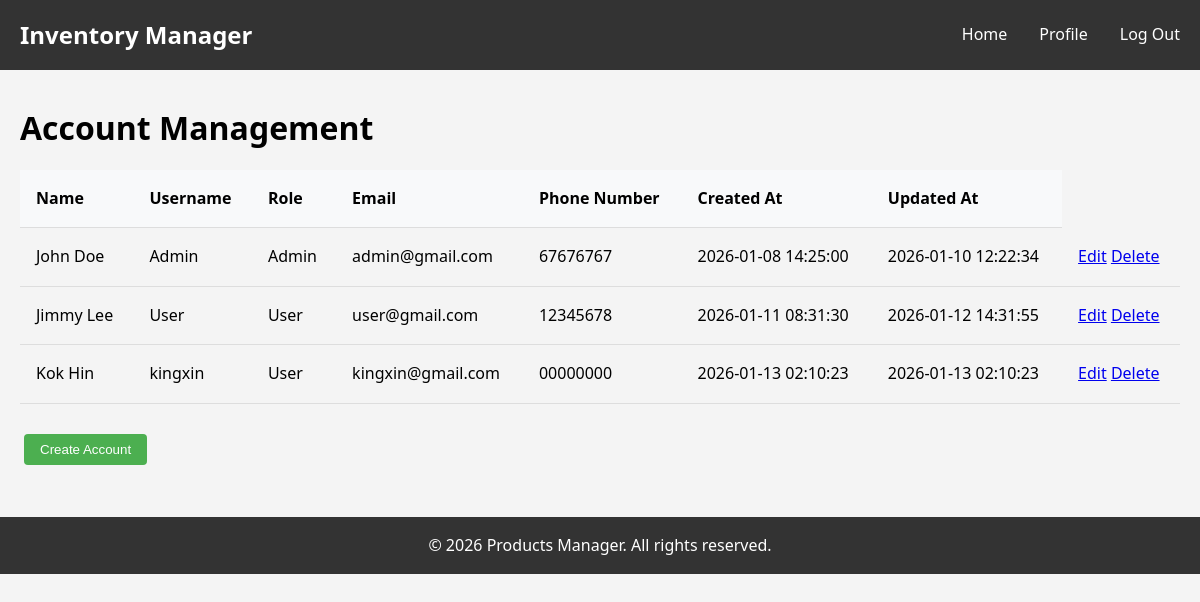
Page /pages/account_management.php (signed in) on the committed database.
### tables this page shows
CREATE TABLE `users` (
  `id` int(11) NOT NULL,
  `email` varchar(255) NOT NULL,
  `username` varchar(100) NOT NULL,
  `password_hash` varchar(255) NOT NULL,
   
  `role` enum('Admin','User','Inventory Manager') NOT NULL DEFAULT 'User',
  `first_name` varchar(100) NOT NULL,
  `last_name` varchar(100) NOT NULL,
  `phone_number` varchar(10) NOT NULL,
  `created_at` timestamp NOT NULL DEFAULT current_timestamp(),
  `updated_at` timestamp NOT NULL DEFAULT current_timestamp() ON UPDATE current_timestamp()
);

### pages/account_management.php (the view, shortened to what this page needs)
<?php
require_once __DIR__ . '/../config/config.php';
?>
<?php
    $acc_info = [];
    $sql = "SELECT id, email, username, role, first_name, last_name, phone_number, created_at, updated_at FROM users";
        $stmt = $conn->prepare($sql);
        if ($stmt->execute()) {
            $result = $stmt->get_result();
            while ($row = $result->fetch_assoc()) {
                $acc_info[] = $row;
            }
        } else {
            $message = "Error fetching accounts: " . $conn->error;
        }
?>
<!DOCTYPE html>
<html lang="en">
<head>
    <link rel="stylesheet" href="<?php echo BASE_URL; ?>/css/style.css">
</head>
<body>
    <?php include __DIR__ . '/../includes/header.php'; ?>
    <div class="container">
        <h1>Account Management</h1>
        <table>
            <thead>
                <tr>
                    <th>Name</th>
                    <th>Username</th>
                    <th>Role</th>
                    <th>Email</th>
                    <th>Phone Number</th>
                    <th>Created At</th>
                    <th>Updated At</th>
                </tr>
            </thead>
            <tbody>
                <?php foreach ($acc_info as $acc): ?>
                <tr>
                    <td><?php echo htmlspecialchars($acc["first_name"] . " " . $acc["last_name"]); ?></td>
                    <td><?php echo htmlspecialchars($acc["username"]); ?></td>
                    <td><?php echo htmlspecialchars($acc["role"]); ?></td>
                    <td><?php echo htmlspecialchars($acc["email"]); ?></td>
                    <td><?php echo htmlspecialchars($acc["phone_number"]); ?></td>
                    <td><?php echo htmlspecialchars($acc["created_at"]); ?></td>
                    <td><?php echo htmlspecialchars($acc["updated_at"]); ?></td>
                    <td>
                        <a href="edit_account.php?id=<?php echo $acc["id"]; ?>">Edit</a>
                        <a href="delete_account.php?id=<?php echo $acc["id"]; ?>">Delete</a>
                    </td>
                </tr>
                <?php endforeach; ?>
            </tbody>
        </table>
        <br>
        <button type="button" class="btn btn-primary" onclick="window.location.href='create_account.php';">Create Account</button>
    </div>
    <?php include __DIR__ . '/../includes/footer.php'; ?>
</body>
</html>

### includes/header.php
<nav class="navbar">
    <div class="container">
        <h1>Inventory Manager</h1>
        <ul>
            <?php if (isset($_SESSION["username"])): ?>
                <?php if ($_SESSION["role"] === "User"): ?>
                    <li><a href="<?php echo BASE_URL; ?>/pages/index_user.php">Home</a></li>
                <?php elseif ($_SESSION["role"] === "Admin"): ?>
                    <li><a href="<?php echo BASE_URL; ?>/pages/index_admin.php">Home</a></li>
                <?php endif; ?>
                <li><a href="<?php echo BASE_URL; ?>/pages/profile.php">Profile</a></li>
                <li><a href="<?php echo BASE_URL; ?>/pages/logout.php">Log Out</a></li>
            <?php endif; ?>
        </ul>
    </div>
</nav>

### includes/footer.php
<footer>
    <div class="container">
        <p>&copy; <?php echo date('Y'); ?> Products Manager. All rights reserved.</p>
    </div>
</footer>

### css/style.css (style rules this page uses)
* { margin: 0; padding: 0; box-sizing: border-box; }
html, body { height: 100%; }
body { font-family: 'Segoe UI', Tahoma, Geneva, Verdana, sans-serif; background-color: #f4f4f4; line-height: 1.6; display: flex; flex-direction: column; }
.container { max-width: 1200px; width: 100%; margin: 0 auto; padding: 0 20px; }
.navbar { background-color: #333; color: white; padding: 1rem 0; margin-bottom: 2rem; width: 100%; }
.navbar .container { display: flex; justify-content: space-between; align-items: center; }
.navbar h1 { font-size: 1.5rem; }
.navbar ul { display: flex; list-style: none; gap: 2rem; }
.navbar a { color: white; text-decoration: none; transition: color 0.3s; }
.btn { display: inline-block; padding: 0.5rem 1rem; margin: 0.25rem; border: none; border-radius: 4px; cursor: pointer; text-decoration: none; transition: background-color 0.3s; }
.btn-primary { background-color: #4CAF50; color: white; }
footer { background-color: #333; color: white; text-align: center; padding: 1rem 0; margin-top: 3rem; width: 100%; }
table { width: 100%; border-collapse: collapse; margin-top: 1rem; }
table th, table td { padding: 1rem; text-align: left; border-bottom: 1px solid #ddd; }
table th { background-color: #f8f9fa; font-weight: bold; }

### rows in the picture
users: first_name+last_name "John Doe", username "Admin", role "Admin", email "admin@gmail.com", phone_number "67676767", created_at "2026-01-08 14:25:00", updated_at "2026-01-10 12:22:34"
users: first_name+last_name "Jimmy Lee", username "User", role "User", email "user@gmail.com", phone_number "12345678", created_at "2026-01-11 08:31:30", updated_at "2026-01-12 14:31:55"
users: first_name+last_name "Kok Hin", username "kingxin", role "User", email "kingxin@gmail.com", phone_number "00000000", created_at "2026-01-13 02:10:23", updated_at "2026-01-13 02:10:23"
